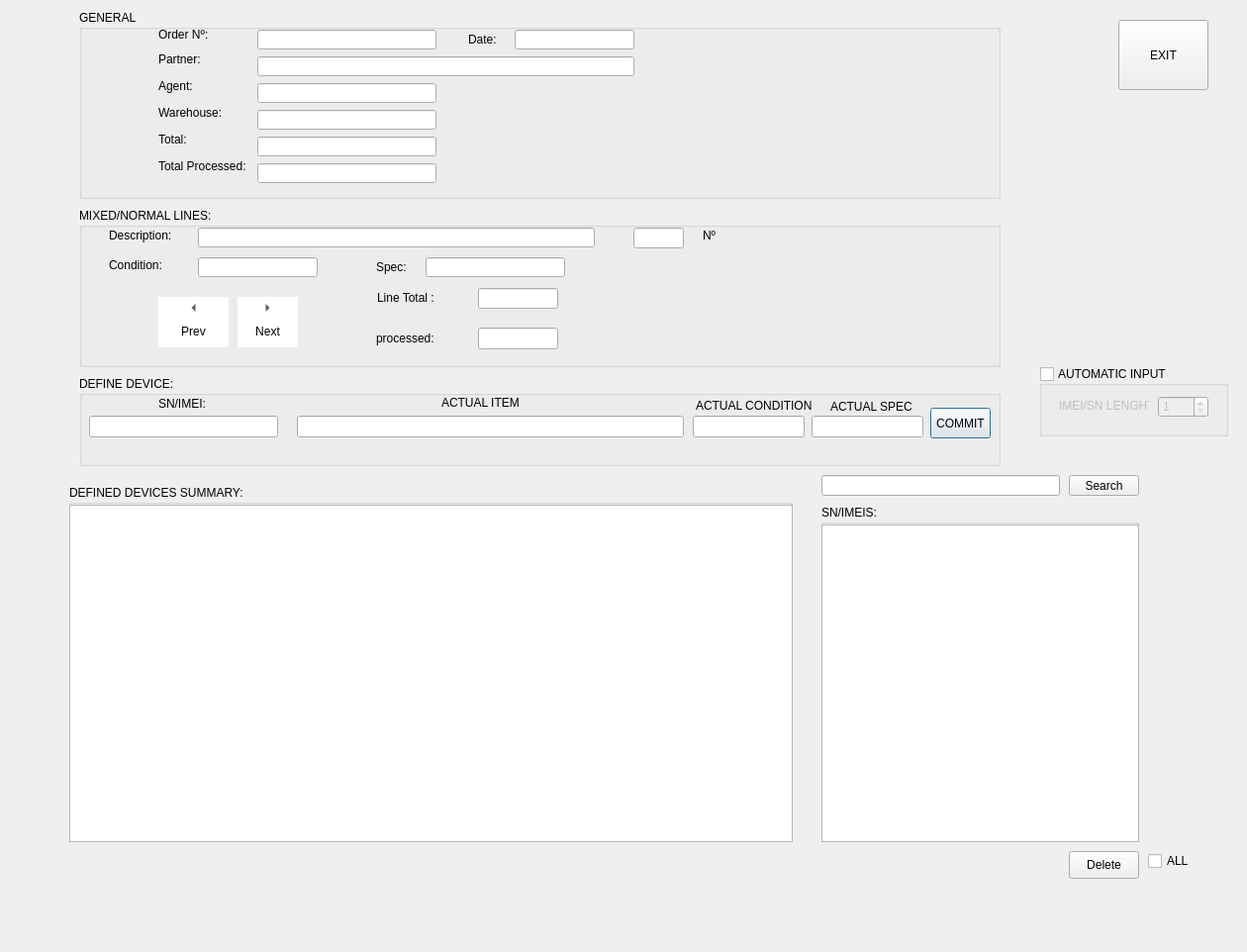
<?xml version="1.0" encoding="UTF-8"?>
<ui version="4.0">
 <class>Form</class>
 <widget class="QDialog" name="Form">
  <property name="geometry">
   <rect>
    <x>0</x>
    <y>0</y>
    <width>1260</width>
    <height>962</height>
   </rect>
  </property>
  <property name="windowTitle">
   <string>Reception</string>
  </property>
  <property name="windowIcon">
   <iconset resource="../app/icons.qrc">
    <normaloff>:/warehouse</normaloff>:/warehouse</iconset>
  </property>
  <widget class="QGroupBox" name="groupBox">
   <property name="geometry">
    <rect>
     <x>80</x>
     <y>380</y>
     <width>931</width>
     <height>91</height>
    </rect>
   </property>
   <property name="title">
    <string>DEFINE DEVICE:</string>
   </property>
   <widget class="QLineEdit" name="sn">
    <property name="geometry">
     <rect>
      <x>10</x>
      <y>40</y>
      <width>191</width>
      <height>22</height>
     </rect>
    </property>
   </widget>
   <widget class="QLineEdit" name="actual_item">
    <property name="geometry">
     <rect>
      <x>220</x>
      <y>40</y>
      <width>391</width>
      <height>22</height>
     </rect>
    </property>
    <property name="readOnly">
     <bool>false</bool>
    </property>
   </widget>
   <widget class="QLineEdit" name="actual_condition">
    <property name="geometry">
     <rect>
      <x>620</x>
      <y>40</y>
      <width>113</width>
      <height>22</height>
     </rect>
    </property>
   </widget>
   <widget class="QLineEdit" name="actual_spec">
    <property name="geometry">
     <rect>
      <x>740</x>
      <y>40</y>
      <width>113</width>
      <height>22</height>
     </rect>
    </property>
   </widget>
   <widget class="QLabel" name="label_4">
    <property name="geometry">
     <rect>
      <x>80</x>
      <y>20</y>
      <width>55</width>
      <height>16</height>
     </rect>
    </property>
    <property name="text">
     <string>SN/IMEI:</string>
    </property>
   </widget>
   <widget class="QLabel" name="label_5">
    <property name="geometry">
     <rect>
      <x>366</x>
      <y>17</y>
      <width>101</width>
      <height>20</height>
     </rect>
    </property>
    <property name="text">
     <string>ACTUAL ITEM</string>
    </property>
   </widget>
   <widget class="QLabel" name="label_6">
    <property name="geometry">
     <rect>
      <x>623</x>
      <y>20</y>
      <width>121</width>
      <height>20</height>
     </rect>
    </property>
    <property name="text">
     <string>ACTUAL CONDITION</string>
    </property>
   </widget>
   <widget class="QLabel" name="label_7">
    <property name="geometry">
     <rect>
      <x>759</x>
      <y>23</y>
      <width>91</width>
      <height>16</height>
     </rect>
    </property>
    <property name="text">
     <string>ACTUAL SPEC</string>
    </property>
   </widget>
   <widget class="QPushButton" name="commit">
    <property name="geometry">
     <rect>
      <x>860</x>
      <y>32</y>
      <width>61</width>
      <height>31</height>
     </rect>
    </property>
    <property name="text">
     <string>COMMIT</string>
    </property>
    <property name="autoDefault">
     <bool>true</bool>
    </property>
    <property name="default">
     <bool>true</bool>
    </property>
    <property name="flat">
     <bool>false</bool>
    </property>
   </widget>
  </widget>
  <widget class="QGroupBox" name="groupBox_2">
   <property name="geometry">
    <rect>
     <x>70</x>
     <y>490</y>
     <width>731</width>
     <height>361</height>
    </rect>
   </property>
   <property name="title">
    <string>DEFINED DEVICES SUMMARY:</string>
   </property>
   <widget class="QTableView" name="view">
    <property name="geometry">
     <rect>
      <x>0</x>
      <y>20</y>
      <width>731</width>
      <height>341</height>
     </rect>
    </property>
   </widget>
  </widget>
  <widget class="QGroupBox" name="groupBox_3">
   <property name="geometry">
    <rect>
     <x>830</x>
     <y>510</y>
     <width>321</width>
     <height>341</height>
    </rect>
   </property>
   <property name="title">
    <string>SN/IMEIS:</string>
   </property>
   <widget class="QListView" name="snlist">
    <property name="geometry">
     <rect>
      <x>0</x>
      <y>20</y>
      <width>321</width>
      <height>321</height>
     </rect>
    </property>
   </widget>
  </widget>
  <widget class="QGroupBox" name="groupBox_4">
   <property name="geometry">
    <rect>
     <x>80</x>
     <y>10</y>
     <width>931</width>
     <height>191</height>
    </rect>
   </property>
   <property name="title">
    <string>GENERAL</string>
   </property>
   <widget class="QLabel" name="label_3">
    <property name="geometry">
     <rect>
      <x>80</x>
      <y>150</y>
      <width>91</width>
      <height>16</height>
     </rect>
    </property>
    <property name="text">
     <string>Total Processed:</string>
    </property>
   </widget>
   <widget class="QLineEdit" name="reception_total">
    <property name="geometry">
     <rect>
      <x>180</x>
      <y>128</y>
      <width>181</width>
      <height>20</height>
     </rect>
    </property>
    <property name="readOnly">
     <bool>true</bool>
    </property>
   </widget>
   <widget class="QLabel" name="Label4">
    <property name="geometry">
     <rect>
      <x>80</x>
      <y>69</y>
      <width>61</width>
      <height>16</height>
     </rect>
    </property>
    <property name="styleSheet">
     <string notr="true"/>
    </property>
    <property name="text">
     <string>Agent:</string>
    </property>
   </widget>
   <widget class="QLineEdit" name="agent">
    <property name="enabled">
     <bool>true</bool>
    </property>
    <property name="geometry">
     <rect>
      <x>180</x>
      <y>74</y>
      <width>181</width>
      <height>20</height>
     </rect>
    </property>
    <property name="readOnly">
     <bool>true</bool>
    </property>
   </widget>
   <widget class="QLabel" name="Label3">
    <property name="geometry">
     <rect>
      <x>80</x>
      <y>42</y>
      <width>71</width>
      <height>16</height>
     </rect>
    </property>
    <property name="styleSheet">
     <string notr="true"/>
    </property>
    <property name="text">
     <string>Partner:</string>
    </property>
   </widget>
   <widget class="QLabel" name="Label2">
    <property name="geometry">
     <rect>
      <x>393</x>
      <y>20</y>
      <width>31</width>
      <height>20</height>
     </rect>
    </property>
    <property name="styleSheet">
     <string notr="true"/>
    </property>
    <property name="text">
     <string>Date:</string>
    </property>
   </widget>
   <widget class="QLineEdit" name="warehouse">
    <property name="enabled">
     <bool>true</bool>
    </property>
    <property name="geometry">
     <rect>
      <x>180</x>
      <y>101</y>
      <width>181</width>
      <height>20</height>
     </rect>
    </property>
    <property name="readOnly">
     <bool>true</bool>
    </property>
   </widget>
   <widget class="QLineEdit" name="partner">
    <property name="enabled">
     <bool>true</bool>
    </property>
    <property name="geometry">
     <rect>
      <x>180</x>
      <y>47</y>
      <width>381</width>
      <height>20</height>
     </rect>
    </property>
    <property name="minimumSize">
     <size>
      <width>381</width>
      <height>0</height>
     </size>
    </property>
    <property name="maximumSize">
     <size>
      <width>381</width>
      <height>16777215</height>
     </size>
    </property>
    <property name="readOnly">
     <bool>true</bool>
    </property>
   </widget>
   <widget class="QLineEdit" name="reception_number">
    <property name="enabled">
     <bool>true</bool>
    </property>
    <property name="geometry">
     <rect>
      <x>180</x>
      <y>20</y>
      <width>181</width>
      <height>20</height>
     </rect>
    </property>
    <property name="readOnly">
     <bool>true</bool>
    </property>
   </widget>
   <widget class="QLineEdit" name="date">
    <property name="enabled">
     <bool>true</bool>
    </property>
    <property name="geometry">
     <rect>
      <x>440</x>
      <y>20</y>
      <width>121</width>
      <height>20</height>
     </rect>
    </property>
    <property name="minimumSize">
     <size>
      <width>121</width>
      <height>0</height>
     </size>
    </property>
    <property name="readOnly">
     <bool>true</bool>
    </property>
   </widget>
   <widget class="QLineEdit" name="total_processed">
    <property name="geometry">
     <rect>
      <x>180</x>
      <y>155</y>
      <width>181</width>
      <height>20</height>
     </rect>
    </property>
    <property name="readOnly">
     <bool>true</bool>
    </property>
   </widget>
   <widget class="QLabel" name="Label5">
    <property name="geometry">
     <rect>
      <x>80</x>
      <y>96</y>
      <width>71</width>
      <height>16</height>
     </rect>
    </property>
    <property name="styleSheet">
     <string notr="true"/>
    </property>
    <property name="text">
     <string>Warehouse:</string>
    </property>
   </widget>
   <widget class="QLabel" name="label">
    <property name="geometry">
     <rect>
      <x>80</x>
      <y>123</y>
      <width>51</width>
      <height>16</height>
     </rect>
    </property>
    <property name="text">
     <string>Total:</string>
    </property>
   </widget>
   <widget class="QLabel" name="Label1">
    <property name="geometry">
     <rect>
      <x>80</x>
      <y>15</y>
      <width>61</width>
      <height>20</height>
     </rect>
    </property>
    <property name="styleSheet">
     <string notr="true"/>
    </property>
    <property name="text">
     <string>Order Nº:</string>
    </property>
   </widget>
  </widget>
  <widget class="QGroupBox" name="lines_group">
   <property name="geometry">
    <rect>
     <x>80</x>
     <y>210</y>
     <width>931</width>
     <height>161</height>
    </rect>
   </property>
   <property name="title">
    <string>MIXED/NORMAL LINES:</string>
   </property>
   <widget class="QLabel" name="Label2_2">
    <property name="geometry">
     <rect>
      <x>30</x>
      <y>50</y>
      <width>61</width>
      <height>16</height>
     </rect>
    </property>
    <property name="styleSheet">
     <string notr="true"/>
    </property>
    <property name="text">
     <string>Condition:</string>
    </property>
   </widget>
   <widget class="QLineEdit" name="condition">
    <property name="enabled">
     <bool>true</bool>
    </property>
    <property name="geometry">
     <rect>
      <x>120</x>
      <y>50</y>
      <width>121</width>
      <height>20</height>
     </rect>
    </property>
    <property name="minimumSize">
     <size>
      <width>121</width>
      <height>0</height>
     </size>
    </property>
    <property name="readOnly">
     <bool>true</bool>
    </property>
   </widget>
   <widget class="QLineEdit" name="description">
    <property name="enabled">
     <bool>true</bool>
    </property>
    <property name="geometry">
     <rect>
      <x>120</x>
      <y>20</y>
      <width>401</width>
      <height>20</height>
     </rect>
    </property>
    <property name="readOnly">
     <bool>true</bool>
    </property>
   </widget>
   <widget class="QLineEdit" name="spec">
    <property name="enabled">
     <bool>true</bool>
    </property>
    <property name="geometry">
     <rect>
      <x>350</x>
      <y>50</y>
      <width>141</width>
      <height>20</height>
     </rect>
    </property>
    <property name="minimumSize">
     <size>
      <width>121</width>
      <height>0</height>
     </size>
    </property>
    <property name="readOnly">
     <bool>true</bool>
    </property>
   </widget>
   <widget class="QLabel" name="Label6">
    <property name="geometry">
     <rect>
      <x>30</x>
      <y>20</y>
      <width>71</width>
      <height>16</height>
     </rect>
    </property>
    <property name="styleSheet">
     <string notr="true"/>
    </property>
    <property name="text">
     <string>Description:</string>
    </property>
   </widget>
   <widget class="QToolButton" name="next">
    <property name="geometry">
     <rect>
      <x>160</x>
      <y>90</y>
      <width>61</width>
      <height>51</height>
     </rect>
    </property>
    <property name="styleSheet">
     <string notr="true">background: white;</string>
    </property>
    <property name="text">
     <string>Next</string>
    </property>
    <property name="icon">
     <iconset resource="../app/icons.qrc">
      <normaloff>:/right_arrow</normaloff>:/right_arrow</iconset>
    </property>
    <property name="toolButtonStyle">
     <enum>Qt::ToolButtonTextUnderIcon</enum>
    </property>
    <property name="autoRaise">
     <bool>true</bool>
    </property>
    <property name="arrowType">
     <enum>Qt::RightArrow</enum>
    </property>
   </widget>
   <widget class="QWidget" name="layoutWidget">
    <property name="geometry">
     <rect>
      <x>300</x>
      <y>120</y>
      <width>184</width>
      <height>24</height>
     </rect>
    </property>
    <layout class="QHBoxLayout" name="horizontalLayout">
     <item>
      <widget class="QLabel" name="Label10">
       <property name="layoutDirection">
        <enum>Qt::LeftToRight</enum>
       </property>
       <property name="text">
        <string>processed:</string>
       </property>
      </widget>
     </item>
     <item>
      <widget class="QLineEdit" name="processed">
       <property name="enabled">
        <bool>true</bool>
       </property>
       <property name="minimumSize">
        <size>
         <width>81</width>
         <height>22</height>
        </size>
       </property>
       <property name="maximumSize">
        <size>
         <width>81</width>
         <height>22</height>
        </size>
       </property>
       <property name="layoutDirection">
        <enum>Qt::LeftToRight</enum>
       </property>
       <property name="readOnly">
        <bool>true</bool>
       </property>
      </widget>
     </item>
    </layout>
   </widget>
   <widget class="QLineEdit" name="line_number">
    <property name="enabled">
     <bool>true</bool>
    </property>
    <property name="geometry">
     <rect>
      <x>560</x>
      <y>20</y>
      <width>51</width>
      <height>21</height>
     </rect>
    </property>
    <property name="readOnly">
     <bool>true</bool>
    </property>
   </widget>
   <widget class="QLabel" name="Label2_3">
    <property name="geometry">
     <rect>
      <x>300</x>
      <y>50</y>
      <width>41</width>
      <height>20</height>
     </rect>
    </property>
    <property name="styleSheet">
     <string notr="true"/>
    </property>
    <property name="text">
     <string>Spec:</string>
    </property>
   </widget>
   <widget class="QToolButton" name="prev">
    <property name="geometry">
     <rect>
      <x>80</x>
      <y>90</y>
      <width>71</width>
      <height>51</height>
     </rect>
    </property>
    <property name="styleSheet">
     <string notr="true">background: white;</string>
    </property>
    <property name="text">
     <string>Prev</string>
    </property>
    <property name="icon">
     <iconset resource="../app/icons.qrc">
      <normaloff>:/cancel</normaloff>:/cancel</iconset>
    </property>
    <property name="toolButtonStyle">
     <enum>Qt::ToolButtonTextUnderIcon</enum>
    </property>
    <property name="autoRaise">
     <bool>true</bool>
    </property>
    <property name="arrowType">
     <enum>Qt::LeftArrow</enum>
    </property>
   </widget>
   <widget class="QWidget" name="layoutWidget_2">
    <property name="geometry">
     <rect>
      <x>300</x>
      <y>80</y>
      <width>185</width>
      <height>23</height>
     </rect>
    </property>
    <layout class="QHBoxLayout" name="horizontalLayout_2">
     <item>
      <widget class="QLabel" name="Label8">
       <property name="minimumSize">
        <size>
         <width>95</width>
         <height>20</height>
        </size>
       </property>
       <property name="maximumSize">
        <size>
         <width>95</width>
         <height>20</height>
        </size>
       </property>
       <property name="text">
        <string>Line Total :</string>
       </property>
      </widget>
     </item>
     <item>
      <widget class="QLineEdit" name="line_total">
       <property name="enabled">
        <bool>true</bool>
       </property>
       <property name="minimumSize">
        <size>
         <width>81</width>
         <height>21</height>
        </size>
       </property>
       <property name="maximumSize">
        <size>
         <width>81</width>
         <height>21</height>
        </size>
       </property>
       <property name="readOnly">
        <bool>true</bool>
       </property>
      </widget>
     </item>
    </layout>
   </widget>
   <widget class="QLabel" name="label_2">
    <property name="geometry">
     <rect>
      <x>630</x>
      <y>20</y>
      <width>31</width>
      <height>16</height>
     </rect>
    </property>
    <property name="text">
     <string>Nº</string>
    </property>
   </widget>
   <widget class="QLabel" name="overflow">
    <property name="geometry">
     <rect>
      <x>560</x>
      <y>50</y>
      <width>141</width>
      <height>16</height>
     </rect>
    </property>
    <property name="styleSheet">
     <string notr="true">font-weight:&quot;bold&quot;</string>
    </property>
    <property name="text">
     <string/>
    </property>
   </widget>
  </widget>
  <widget class="QPushButton" name="delete_button">
   <property name="geometry">
    <rect>
     <x>1080</x>
     <y>860</y>
     <width>71</width>
     <height>28</height>
    </rect>
   </property>
   <property name="text">
    <string>Delete</string>
   </property>
   <property name="autoDefault">
    <bool>false</bool>
   </property>
  </widget>
  <widget class="QLineEdit" name="search_line_edit">
   <property name="geometry">
    <rect>
     <x>830</x>
     <y>480</y>
     <width>241</width>
     <height>21</height>
    </rect>
   </property>
  </widget>
  <widget class="QPushButton" name="search">
   <property name="geometry">
    <rect>
     <x>1080</x>
     <y>480</y>
     <width>71</width>
     <height>21</height>
    </rect>
   </property>
   <property name="text">
    <string>Search</string>
   </property>
   <property name="autoDefault">
    <bool>false</bool>
   </property>
  </widget>
  <widget class="QCheckBox" name="all">
   <property name="geometry">
    <rect>
     <x>1160</x>
     <y>860</y>
     <width>51</width>
     <height>20</height>
    </rect>
   </property>
   <property name="text">
    <string>ALL</string>
   </property>
  </widget>
  <widget class="QGroupBox" name="automatic">
   <property name="geometry">
    <rect>
     <x>1050</x>
     <y>370</y>
     <width>191</width>
     <height>71</height>
    </rect>
   </property>
   <property name="title">
    <string>AUTOMATIC INPUT</string>
   </property>
   <property name="checkable">
    <bool>true</bool>
   </property>
   <property name="checked">
    <bool>false</bool>
   </property>
   <widget class="QLabel" name="label_8">
    <property name="geometry">
     <rect>
      <x>20</x>
      <y>32</y>
      <width>91</width>
      <height>16</height>
     </rect>
    </property>
    <property name="text">
     <string>IMEI/SN LENGHT:</string>
    </property>
   </widget>
   <widget class="QSpinBox" name="lenght">
    <property name="geometry">
     <rect>
      <x>120</x>
      <y>30</y>
      <width>51</width>
      <height>22</height>
     </rect>
    </property>
    <property name="minimum">
     <number>1</number>
    </property>
    <property name="displayIntegerBase">
     <number>10</number>
    </property>
   </widget>
  </widget>
  <widget class="QToolButton" name="exit">
   <property name="geometry">
    <rect>
     <x>1130</x>
     <y>20</y>
     <width>91</width>
     <height>71</height>
    </rect>
   </property>
   <property name="text">
    <string>EXIT</string>
   </property>
   <property name="icon">
    <iconset resource="../app/icons.qrc">
     <normaloff>:/exit</normaloff>:/exit</iconset>
   </property>
   <property name="iconSize">
    <size>
     <width>32</width>
     <height>32</height>
    </size>
   </property>
   <property name="toolButtonStyle">
    <enum>Qt::ToolButtonTextUnderIcon</enum>
   </property>
  </widget>
 </widget>
 <tabstops>
  <tabstop>sn</tabstop>
  <tabstop>actual_item</tabstop>
  <tabstop>actual_condition</tabstop>
  <tabstop>actual_spec</tabstop>
  <tabstop>all</tabstop>
  <tabstop>automatic</tabstop>
  <tabstop>delete_button</tabstop>
  <tabstop>search_line_edit</tabstop>
  <tabstop>search</tabstop>
  <tabstop>commit</tabstop>
  <tabstop>view</tabstop>
  <tabstop>snlist</tabstop>
  <tabstop>reception_total</tabstop>
  <tabstop>agent</tabstop>
  <tabstop>warehouse</tabstop>
  <tabstop>partner</tabstop>
  <tabstop>reception_number</tabstop>
  <tabstop>date</tabstop>
  <tabstop>total_processed</tabstop>
  <tabstop>condition</tabstop>
  <tabstop>description</tabstop>
  <tabstop>spec</tabstop>
  <tabstop>next</tabstop>
  <tabstop>line_number</tabstop>
  <tabstop>prev</tabstop>
  <tabstop>lenght</tabstop>
  <tabstop>processed</tabstop>
  <tabstop>line_total</tabstop>
 </tabstops>
 <resources>
  <include location="../app/icons.qrc"/>
 </resources>
 <connections>
  <connection>
   <sender>exit</sender>
   <signal>clicked()</signal>
   <receiver>Form</receiver>
   <slot>close()</slot>
   <hints>
    <hint type="sourcelabel">
     <x>1175</x>
     <y>86</y>
    </hint>
    <hint type="destinationlabel">
     <x>1162</x>
     <y>223</y>
    </hint>
   </hints>
  </connection>
 </connections>
</ui>
